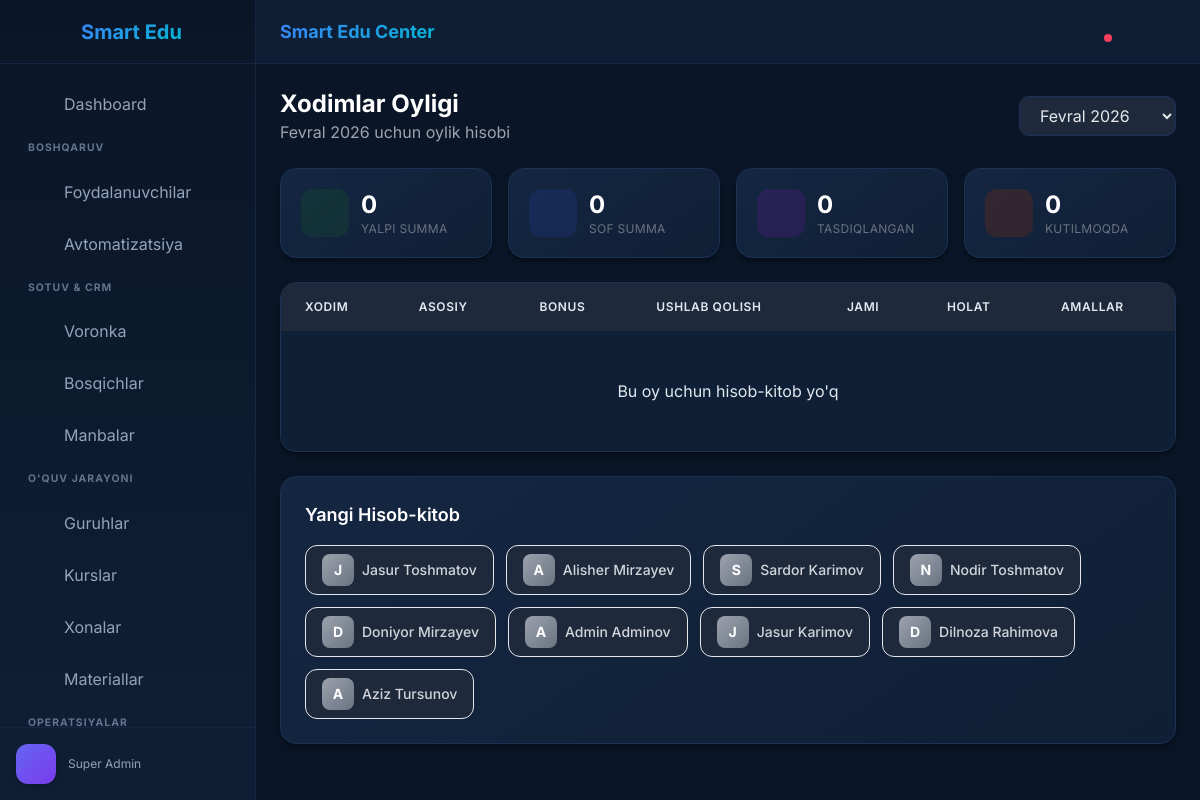
The page /finance/payroll/ (signed in) on the database as committed earlier.
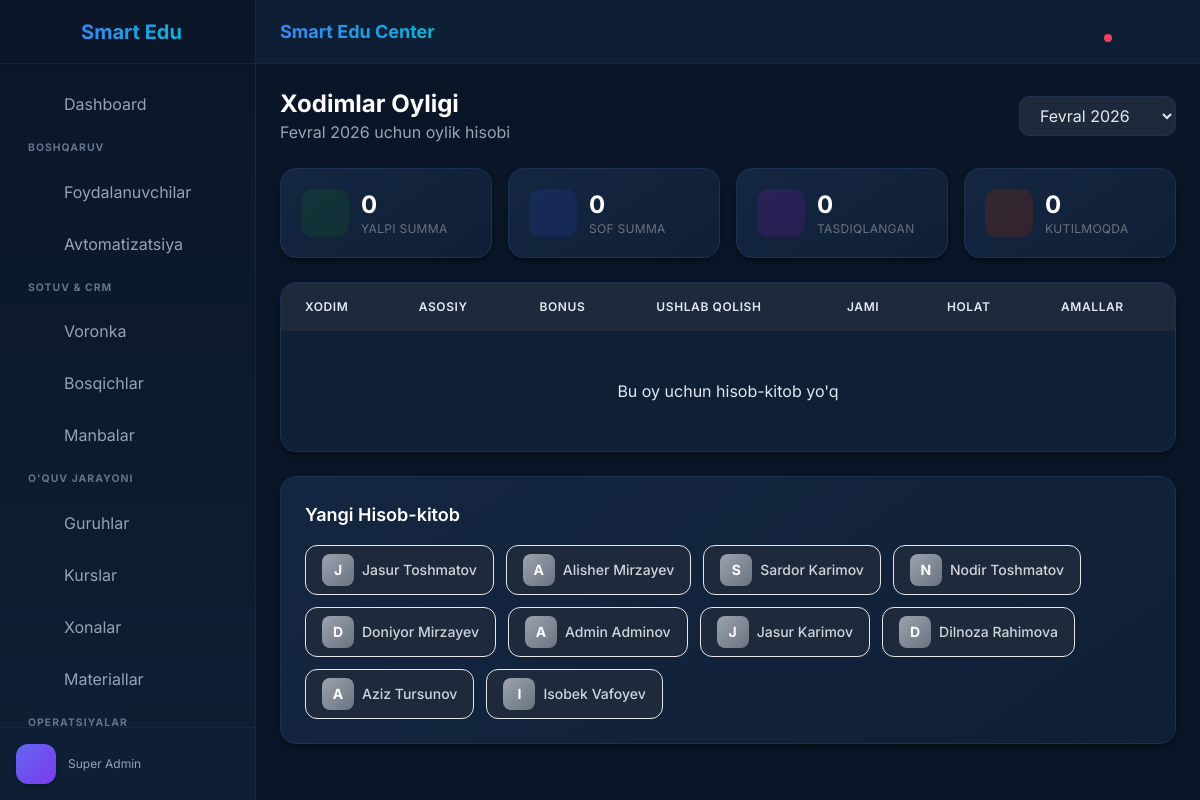
The same page on the database as committed later.
### apps/users/models.py (models this page shows, shortened)
class User(AbstractUser, TenantAwareModel):
    ROLE_CHOICES = (
        ('super_admin', 'Super Admin'),  # Platforma egasi
        ('owner', 'Direktor'),  # Markaz egasi
        ('admin', 'Administrator'),  # Filial boshqaruvchisi
        ('teacher', 'O\'qituvchi'),
        ('student', 'O\'quvchi'),
        ('parent', 'Ota-ona'),
        ('staff', 'Xodim'),  # Boshqa xodimlar
    )
    username = None  # Usernameni o'chiramiz
    phone = models.CharField(max_length=20, unique=True, verbose_name="Telefon raqam")
    telegram_id = models.BigIntegerField(null=True, blank=True, unique=True, verbose_name="Telegram ID")
    USERNAME_FIELD = 'phone'
    REQUIRED_FIELDS = []
    objects = CustomUserManager()
    role = models.CharField(max_length=20, choices=ROLE_CHOICES, default='student', verbose_name="Roli")
    branch = models.ForeignKey('organizations.Branch', on_delete=models.SET_NULL, null=True, blank=True,
                               verbose_name="Filial")
    middle_name = models.CharField(max_length=50, blank=True, verbose_name="Otasining ismi")
    birth_date = models.DateField(null=True, blank=True, verbose_name="Tug'ilgan sana")
    avatar = models.ImageField(upload_to='avatars/%Y/%m/', blank=True, null=True, verbose_name="Rasm")
    nfc_card_id = models.CharField(max_length=50, blank=True, null=True, unique=True, verbose_name="NFC ID (Turniket)")
    profile_data = models.JSONField(default=dict, blank=True, verbose_name="Qo'shimcha Info")
    balance = models.DecimalField(max_digits=12, decimal_places=2, default=0, verbose_name="Hisob (Balans)")
    organization = models.ForeignKey(
        'organizations.Organization',
        on_delete=models.CASCADE,
        related_name='users',
        null=True,
        blank=True
    )
    @property
    def full_name(self):
        return f"{self.first_name} {self.last_name}"
    class Meta:
        db_table = 'users'
        verbose_name = "Foydalanuvchi"
        verbose_name_plural = "Foydalanuvchilar"
        indexes = [
            models.Index(fields=['organization', 'role']),
            models.Index(fields=['organization', 'branch']),
            models.Index(fields=['phone']),
            models.Index(fields=['telegram_id']),
        ]

### apps/finance/payroll_views.py (the view)
# urls.py: path('payroll/', payroll_views.payroll_list, name='payroll_list'),
@login_required
def payroll_list(request):
    org = request.user.organization
    month_str = request.GET.get('month')
    if month_str:
        year, month = map(int, month_str.split('-'))
        selected_month = date(year, month, 1)
    else:
        selected_month = date.today().replace(day=1)
    payrolls = PayrollRecord.objects.filter(
        month=selected_month
    ).select_related('staff', 'approved_by')
    if org:
        payrolls = payrolls.filter(organization=org)
    staff_with_payroll = payrolls.values_list('staff_id', flat=True)
    staff_query = User.objects.filter(
        role__in=['teacher', 'staff', 'admin']
    )
    if org:
        staff_query = staff_query.filter(organization=org)
    staff_without_payroll = staff_query.exclude(id__in=staff_with_payroll)
    stats = {
        'total_gross': payrolls.aggregate(Sum('gross_salary'))['gross_salary__sum'] or 0,
        'total_net': payrolls.aggregate(Sum('net_salary'))['net_salary__sum'] or 0,
        'approved_count': payrolls.filter(status='approved').count(),
        'pending_count': payrolls.filter(status__in=['draft', 'pending']).count(),
    }
    months = []
    current = date.today().replace(day=1)
    for i in range(12):
        months.append(add_months(current, -i))
    context = {
        'payrolls': payrolls,
        'staff_without_payroll': staff_without_payroll,
        'selected_month': selected_month,
        'months': months,
        'stats': stats,
    }
    return render(request, 'finance/payroll_list.html', context)

### apps/core/context_processors.py (called while the page is built)
def tenant_context(request):
    return {
        'organization': request.organization
    }

### apps/finance/payroll_views.py (called while the page is built)
def add_months(source_date, months):
    month = source_date.month - 1 + months
    year = source_date.year + month // 12
    month = month % 12 + 1
    day = min(source_date.day, calendar.monthrange(year, month)[1])
    return date(year, month, day)

### templates/finance/payroll_list.html (shortened to what the changed rows need)
{% extends 'base.html' %}
{% block content %}
<div class="space-y-6">
    <div class="flex flex-col sm:flex-row sm:items-center sm:justify-between gap-4">
        <div>
            <h1 class="text-2xl font-bold text-gray-800 dark:text-white">Xodimlar Oyligi</h1>
        </div>
    </div>
    <div class="glass-panel rounded-2xl overflow-hidden">
        <div class="overflow-x-auto">
            <table class="w-full">
                <thead class="bg-gray-50 dark:bg-dark-800 text-left">
                    <tr>
                        <th class="px-6 py-4 text-xs font-semibold text-gray-500 uppercase tracking-wider">Xodim</th>
                        <th class="px-6 py-4 text-xs font-semibold text-gray-500 uppercase tracking-wider">Asosiy</th>
                        <th class="px-6 py-4 text-xs font-semibold text-gray-500 uppercase tracking-wider">Bonus</th>
                        <th class="px-6 py-4 text-xs font-semibold text-gray-500 uppercase tracking-wider">Ushlab qolish
                        </th>
                        <th class="px-6 py-4 text-xs font-semibold text-gray-500 uppercase tracking-wider">Jami</th>
                        <th class="px-6 py-4 text-xs font-semibold text-gray-500 uppercase tracking-wider">Holat</th>
                        <th class="px-6 py-4 text-xs font-semibold text-gray-500 uppercase tracking-wider">Amallar</th>
                    </tr>
                </thead>
            </table>
        </div>
    </div>
    {% if staff_without_payroll %}
    <div class="glass-panel p-6 rounded-2xl">
        <div class="flex flex-wrap gap-3">
            {% for staff in staff_without_payroll %}
            <a href="{% url 'finance:calculate_payroll' staff.id %}?month={{ selected_month|date:'Y-m' }}"
                class="inline-flex items-center gap-2 px-4 py-2 bg-white dark:bg-dark-800 border border-gray-200 dark:border-dark-600 rounded-xl hover:shadow-md transition">
                <div
                    class="w-8 h-8 rounded-lg bg-gradient-to-br from-gray-400 to-gray-500 flex items-center justify-center text-white text-sm font-bold">
                    {{ staff.first_name|first }}
                </div>
                <span class="text-sm font-medium text-gray-700 dark:text-gray-300">{{ staff.full_name }}</span>
            </a>
            {% endfor %}
        </div>
    </div>
    {% endif %}
</div>
{% endblock %}

Rows that differ between the two databases and show on the page:
added User: first_name|first "I", full_name "Isobek Vafoyev"
